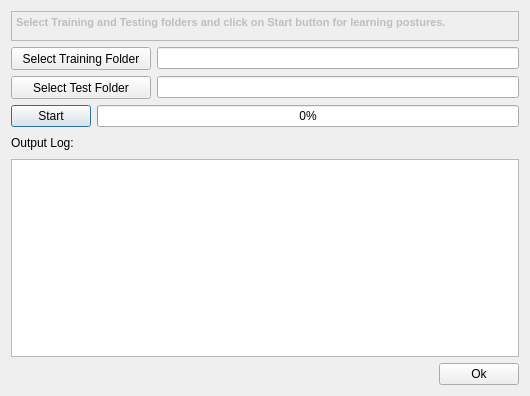
<?xml version="1.0" encoding="UTF-8"?>
<ui version="4.0">
 <class>LearnPostures</class>
 <widget class="QDialog" name="LearnPostures">
  <property name="enabled">
   <bool>true</bool>
  </property>
  <property name="geometry">
   <rect>
    <x>0</x>
    <y>0</y>
    <width>530</width>
    <height>396</height>
   </rect>
  </property>
  <property name="windowTitle">
   <string>Learn Postures</string>
  </property>
  <layout class="QGridLayout" name="gridLayout_2">
   <item row="0" column="0">
    <widget class="QTextEdit" name="txaInfoText">
     <property name="enabled">
      <bool>false</bool>
     </property>
     <property name="minimumSize">
      <size>
       <width>0</width>
       <height>30</height>
      </size>
     </property>
     <property name="maximumSize">
      <size>
       <width>16777215</width>
       <height>30</height>
      </size>
     </property>
     <property name="html">
      <string>&lt;!DOCTYPE HTML PUBLIC &quot;-//W3C//DTD HTML 4.0//EN&quot; &quot;http://www.w3.org/TR/REC-html40/strict.dtd&quot;&gt;
&lt;html&gt;&lt;head&gt;&lt;meta name=&quot;qrichtext&quot; content=&quot;1&quot; /&gt;&lt;style type=&quot;text/css&quot;&gt;
p, li { white-space: pre-wrap; }
&lt;/style&gt;&lt;/head&gt;&lt;body style=&quot; font-family:'MS Shell Dlg 2'; font-size:8.25pt; font-weight:400; font-style:normal;&quot;&gt;
&lt;p style=&quot; margin-top:0px; margin-bottom:0px; margin-left:0px; margin-right:0px; -qt-block-indent:0; text-indent:0px;&quot;&gt;&lt;span style=&quot; font-size:8pt; font-weight:600;&quot;&gt;Select Training and Testing folders and click on Start button for learning postures.&lt;/span&gt;&lt;/p&gt;&lt;/body&gt;&lt;/html&gt;</string>
     </property>
    </widget>
   </item>
   <item row="2" column="0">
    <layout class="QHBoxLayout" name="horizontalLayout_2">
     <item>
      <widget class="QPushButton" name="btnStart">
       <property name="text">
        <string>Start</string>
       </property>
      </widget>
     </item>
     <item>
      <widget class="QProgressBar" name="learnBgProgressBa">
       <property name="value">
        <number>0</number>
       </property>
      </widget>
     </item>
    </layout>
   </item>
   <item row="3" column="0">
    <layout class="QHBoxLayout" name="horizontalLayout">
     <item>
      <widget class="QLabel" name="lblOutputLog">
       <property name="text">
        <string>Output Log:</string>
       </property>
      </widget>
     </item>
     <item>
      <spacer name="horizontalSpacer">
       <property name="orientation">
        <enum>Qt::Horizontal</enum>
       </property>
       <property name="sizeHint" stdset="0">
        <size>
         <width>40</width>
         <height>20</height>
        </size>
       </property>
      </spacer>
     </item>
    </layout>
   </item>
   <item row="4" column="0">
    <widget class="QTextEdit" name="txaOutputLog">
     <property name="enabled">
      <bool>true</bool>
     </property>
     <property name="cursor" stdset="0">
      <cursorShape>IBeamCursor</cursorShape>
     </property>
     <property name="readOnly">
      <bool>true</bool>
     </property>
    </widget>
   </item>
   <item row="5" column="0">
    <layout class="QHBoxLayout" name="horizontalLayout_3">
     <item>
      <spacer name="horizontalSpacer_2">
       <property name="orientation">
        <enum>Qt::Horizontal</enum>
       </property>
       <property name="sizeHint" stdset="0">
        <size>
         <width>40</width>
         <height>20</height>
        </size>
       </property>
      </spacer>
     </item>
     <item>
      <widget class="QPushButton" name="btnOk">
       <property name="text">
        <string>Ok</string>
       </property>
      </widget>
     </item>
    </layout>
   </item>
   <item row="1" column="0">
    <layout class="QGridLayout" name="gridLayout">
     <item row="0" column="0">
      <widget class="QToolButton" name="btnSelectTrainFolder">
       <property name="minimumSize">
        <size>
         <width>140</width>
         <height>23</height>
        </size>
       </property>
       <property name="text">
        <string>Select Training Folder</string>
       </property>
       <property name="icon">
        <iconset resource="PDGUI.qrc">
         <normaloff>:/icons/resources/icons/folder_explore.png</normaloff>:/icons/resources/icons/folder_explore.png</iconset>
       </property>
       <property name="toolButtonStyle">
        <enum>Qt::ToolButtonTextBesideIcon</enum>
       </property>
      </widget>
     </item>
     <item row="1" column="0">
      <widget class="QToolButton" name="btnSelectTestFolder">
       <property name="minimumSize">
        <size>
         <width>140</width>
         <height>23</height>
        </size>
       </property>
       <property name="text">
        <string>Select Test Folder</string>
       </property>
       <property name="icon">
        <iconset resource="PDGUI.qrc">
         <normaloff>:/icons/resources/icons/folder_explore.png</normaloff>:/icons/resources/icons/folder_explore.png</iconset>
       </property>
       <property name="toolButtonStyle">
        <enum>Qt::ToolButtonTextBesideIcon</enum>
       </property>
      </widget>
     </item>
     <item row="1" column="1">
      <widget class="QLineEdit" name="edtTestFolder">
       <property name="enabled">
        <bool>true</bool>
       </property>
       <property name="font">
        <font>
         <weight>50</weight>
         <bold>false</bold>
        </font>
       </property>
       <property name="mouseTracking">
        <bool>true</bool>
       </property>
       <property name="text">
        <string/>
       </property>
       <property name="readOnly">
        <bool>true</bool>
       </property>
      </widget>
     </item>
     <item row="0" column="1">
      <widget class="QLineEdit" name="edtTrainFolder">
       <property name="enabled">
        <bool>true</bool>
       </property>
       <property name="font">
        <font>
         <weight>50</weight>
         <bold>false</bold>
        </font>
       </property>
       <property name="readOnly">
        <bool>true</bool>
       </property>
      </widget>
     </item>
    </layout>
   </item>
  </layout>
 </widget>
 <resources>
  <include location="PDGUI.qrc"/>
 </resources>
 <connections/>
</ui>
